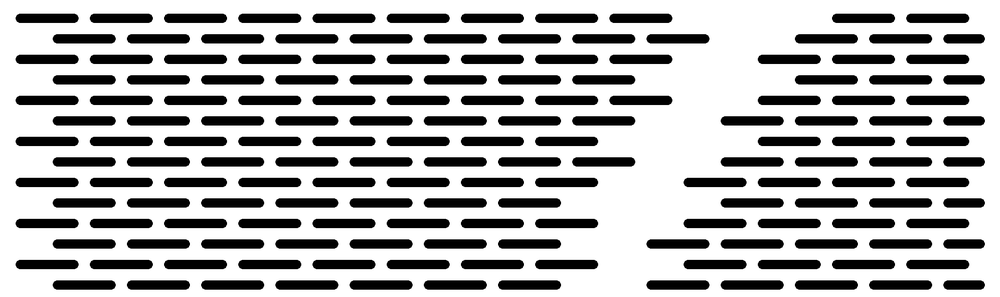
#> input picture tools/hero-orbit/tex/grille.png, 1000 x 297 px, shrunk from 2048 x 608 before the run
$ python grade.py ../hero-orbit/tex/grille.png ../hero-orbit/tex/mem_print.png 1.0
#> lines starting #> are read from the running program, lines starting #| are printed output that depends on the picture
"""Logic Sonata cyberpunk grade: teal-black shadows, hues pulled to signal red / acid cyan, grain, vignette.

Usage: python grade.py in.png out.png [strength]   (strength 1.0 default, 0.6 for shots with people)
The website applies its own grain overlay, so finish.py grades with lighter grain (smaller WebP files).
"""
import sys, numpy as np
from PIL import Image

RED_H, CYAN_H = 2.0, 174.0          # degrees: #ff3b30, #3ef0e0
BLACK = np.array([5, 9, 11]) / 255  # #05090b

def hue_dist(a, b):
    d = np.abs(a - b) % 360
    return np.minimum(d, 360 - d)

def grade(img, strength=1.0, seed=7, grain=0.012):
    """strength 1.0 for places and hardware; about 0.6 for shots with people so skin stays natural."""
#> called with strength = 1, seed = 7, grain = 0.012
    rgb = np.asarray(img.convert('RGB')).astype(np.float32) / 255
    hsv = np.asarray(img.convert('RGB').convert('HSV')).astype(np.float32)
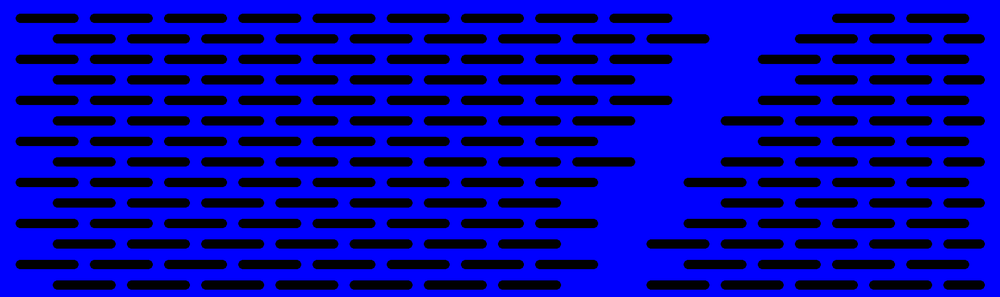
#> hsv: shape (297, 1000, 3) float32; mean R, G, B 0, 0, 176.9
    h = hsv[..., 0] * 360 / 255; s = hsv[..., 1] / 255; v = hsv[..., 2] / 255
#> after `h = hsv[..., 0] * 360 / 255`: h: shape (297, 1000) float32; every value is 0

    # Pull every hue to the nearest of the two brand hues; warm oranges/yellows lose most saturation.
    to_red = hue_dist(h, RED_H) < hue_dist(h, CYAN_H)
#> in hue_dist, `d = np.abs(a - b) % 360`: d: shape (297, 1000) float32; every value is 2
#> in hue_dist (call 2), `d = np.abs(a - b) % 360`: d: shape (297, 1000) float32; every value is 174
#> to_red: shape (297, 1000) bool; every value is 1
    target = np.where(to_red, RED_H, CYAN_H)
#> target: shape (297, 1000) float64; every value is 2
    pull = np.where(to_red, 0.55, 0.85)
#> pull: shape (297, 1000) float64; every value is 0.55
    dh = ((target - h + 180) % 360) - 180
    h2 = (h + dh * pull) % 360
#> h2: shape (297, 1000) float64; every value is 1.1
    # Skin tones (orange hues, moderate saturation, mid to bright) keep most of their colour.
    skin = (h > 8) & (h < 40) & (s > 0.15) & (s < 0.65) & (v > 0.25)
#> skin: shape (297, 1000) bool; every value is 0
    h2 = np.where(skin, h + dh * 0.15, h2)
    warm = (h > 18) & (h < 70) & ~skin
    s2 = s * np.where(warm, 0.35, np.where(skin, 0.8, 1.0))
#> s2: shape (297, 1000) float64; every value is 0
    s2 = np.where(hue_dist(h2, CYAN_H) < 25, np.minimum(s2 * 1.15, 1), s2)
#> in hue_dist (call 3), `d = np.abs(a - b) % 360`: d: shape (297, 1000) float64; every value is 172.9
    s2 = np.where(hue_dist(h2, RED_H) < 20, np.minimum(s2 * 1.2, 1), s2)
#> in hue_dist (call 4), `d = np.abs(a - b) % 360`: d: shape (297, 1000) float64; every value is 0.9

    hsv2 = np.stack([h2 / 360 * 255, s2 * 255, v * 255], -1).clip(0, 255).astype(np.uint8)
    out = np.asarray(Image.fromarray(hsv2, 'HSV').convert('RGB')).astype(np.float32) / 255

    # Tone: gentle S-curve, teal shadow tint, lifted to the page black.
    out = out ** 1.08
    out = out * out * (3 - 2 * out) * 0.35 + out * 0.65
    lum = out @ np.array([0.2126, 0.7152, 0.0722])
    shadow = (1 - lum)[..., None] ** 3
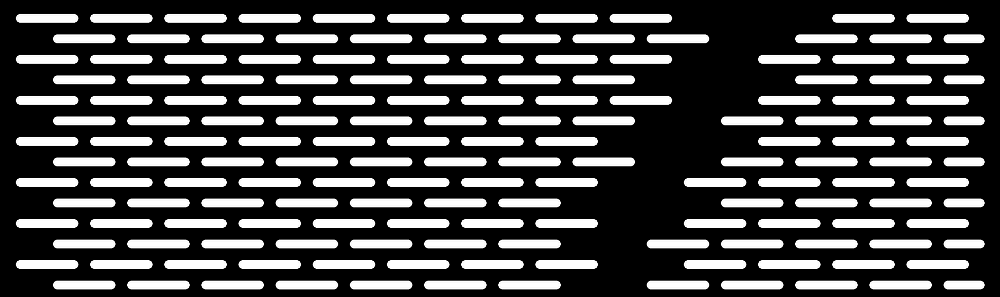
#> shadow: shape (297, 1000, 1) float64; min 0, max 1, mean 0.29
    out = out + shadow * np.array([-0.02, 0.025, 0.03])
    out = BLACK + (1 - BLACK) * out.clip(0, 1)

    out = rgb * (1 - strength) + out * strength

    # Vignette and luminance grain.
    hh, ww = lum.shape
#> hh = 297; ww = 1000
    y, x = np.mgrid[0:hh, 0:ww]
    r = np.sqrt(((x - ww / 2) / (ww / 2)) ** 2 + ((y - hh / 2) / (hh / 2)) ** 2)
    out *= (1 - 0.28 * np.clip(r - 0.55, 0, 1) ** 1.5)[..., None]
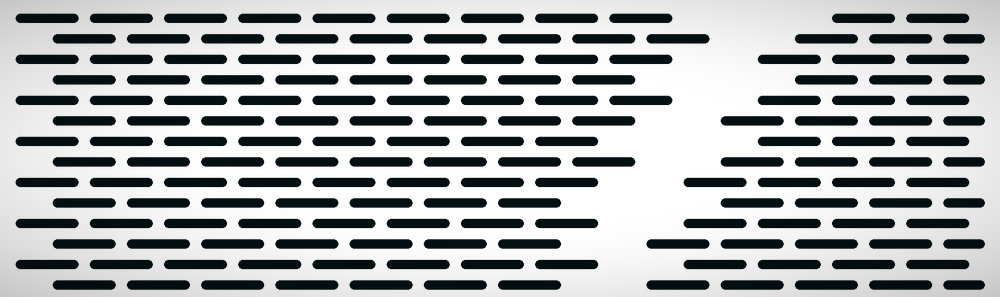
#> out: shape (297, 1000, 3) float64; mean R, G, B 0.662, 0.674, 0.677
    rng = np.random.default_rng(seed)
    out += rng.normal(0, grain, (hh, ww, 1))
    return Image.fromarray((out.clip(0, 1) * 255).astype(np.uint8))

if __name__ == '__main__':
    src, dst = sys.argv[1], sys.argv[2]
    k = float(sys.argv[3]) if len(sys.argv) > 3 else 1.0
    grade(Image.open(src), k).save(dst)
